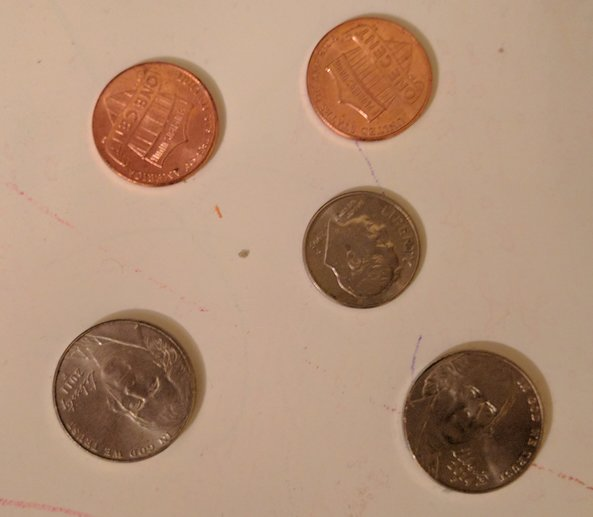
#> input picture 2al1/images/coins.jpg, 593 x 517 px
$ python getting_and_setting.py --image images/coins.jpg
#> lines starting #> are read from the running program, lines starting #| are printed output that depends on the picture; after the words box and inside, x2 and y2 are one past the last pixel; in counts of white or black regions, pixels touching at a corner belong together
'''
Created on Nov 24, 2016

@author: iskandar
'''

from __future__ import print_function;
from argparse import ArgumentParser;
import cv2;


ap = ArgumentParser();
ap.add_argument("-i", "--image", required=True, help="Path to the image");
args = vars(ap.parse_args());


im = cv2.imread(args["image"]);
#> im is the input picture: shape (517, 593, 3); mean B, G, R 119.1, 143.3, 176.9

print("width: {} pixels".format(im.shape[1]));
#| width: 593 pixels
print("height: {} pixels".format(im.shape[0]));
#| height: 517 pixels
print("channels: {}".format(im.shape[2]));
#| channels: 3


cv2.imshow("Original", im);

b, g, r = im[0, 0];
#> b = 152; g = 176; r = 206

print("Pixel at (0,0) - Red: {}, Green: {}, Blue: {}".format(r, g, b));
#| Pixel at (0,0) - Red: 206, Green: 176, Blue: 152

im[0, 0] = (0, 0, 255);
#> im: shape (517, 593, 3); under 0.01% of pixels changed, all inside (x1, y1, x2, y2) = (0, 0, 1, 1)
b, g, r = im[0, 0];
#> b = 0; g = 0; r = 255
print("Pixel at (0,0) - Red: {}, Green: {}, Blue: {}".format(r, g, b));
#| Pixel at (0,0) - Red: 255, Green: 0, Blue: 0

corner = im[0:100, 0:100];
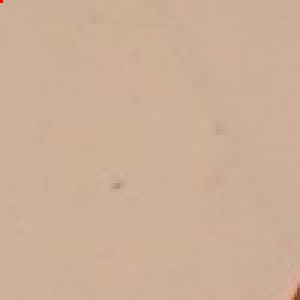
#> corner: shape (100, 100, 3) (shown 3 times larger); mean B, G, R 151.9, 175.7, 205.3
cv2.imshow("Corner", corner);

im[0:100, 0:100] = (255,0,0);
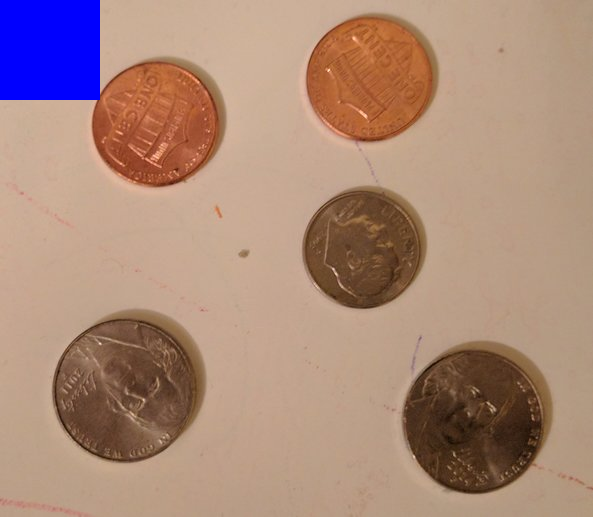
#> im: shape (517, 593, 3); mean B, G, R 122.5, 137.6, 170.2

cv2.imshow("modified", im);

cv2.waitKey(0);

$ run again, on 2al1/images/ocean.jpg
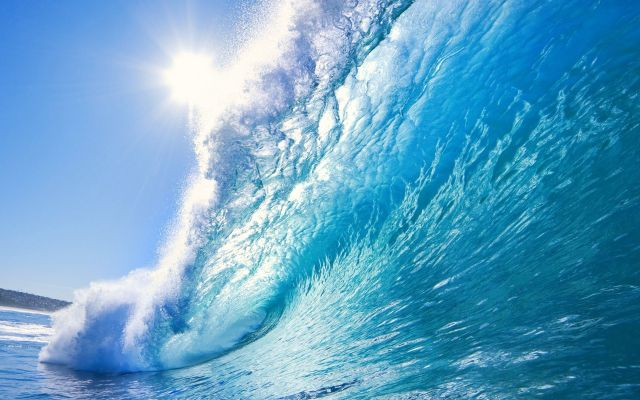
#> input picture 2al1/images/ocean.jpg, 640 x 400 px
#> im is the input picture: shape (400, 640, 3); mean B, G, R 198.8, 163.1, 98.2
#| width: 640 pixels
#| height: 400 pixels
#| channels: 3
#> `b, g, r = im[0, 0];`: b = 217; g = 123; r = 50
#| Pixel at (0,0) - Red: 50, Green: 123, Blue: 217
#> `b, g, r = im[0, 0];`: b = 0; r = 255
#| Pixel at (0,0) - Red: 255, Green: 0, Blue: 0
#> `corner = im[0:100, 0:100];`:
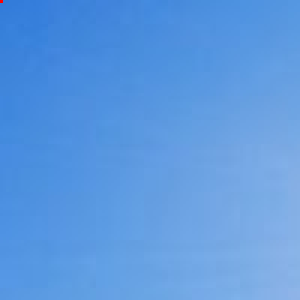
#> corner: shape (100, 100, 3) (shown 3 times larger); mean B, G, R 225, 153.2, 92.1
#> `im[0:100, 0:100] = (255,0,0);`:
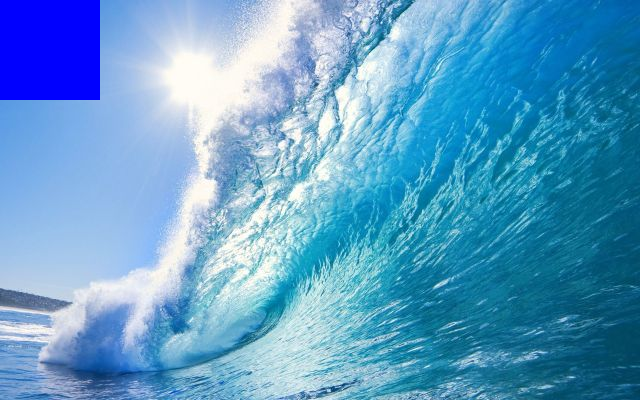
#> im: shape (400, 640, 3); mean B, G, R 199.9, 157.1, 94.6

$ run again, on 2al1/images/stinkbug.png
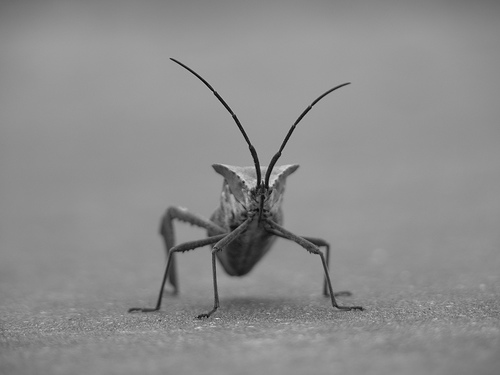
#> input picture 2al1/images/stinkbug.png, 500 x 375 px
#> im is the input picture: shape (375, 500, 3); min 0, max 217, mean 140.5
#| width: 500 pixels
#| height: 375 pixels
#| channels: 3
#> `b, g, r = im[0, 0];`: b = 104
#| Pixel at (0,0) - Red: 104, Green: 104, Blue: 104
#> `b, g, r = im[0, 0];`: b = 0; r = 255
#| Pixel at (0,0) - Red: 255, Green: 0, Blue: 0
#> `corner = im[0:100, 0:100];`:
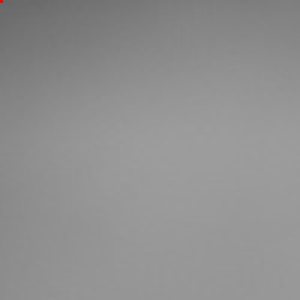
#> corner: shape (100, 100, 3) (shown 3 times larger); mean B, G, R 143.9, 143.9, 144
#> `im[0:100, 0:100] = (255,0,0);`:
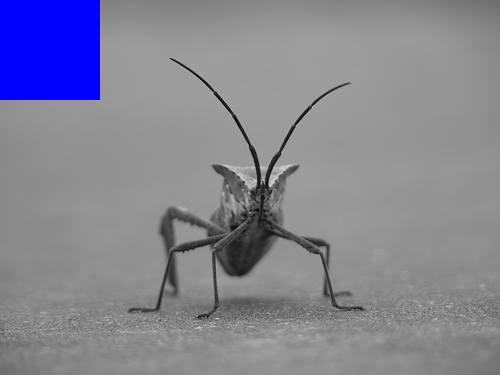
#> im: shape (375, 500, 3); mean B, G, R 146.5, 132.9, 132.9
